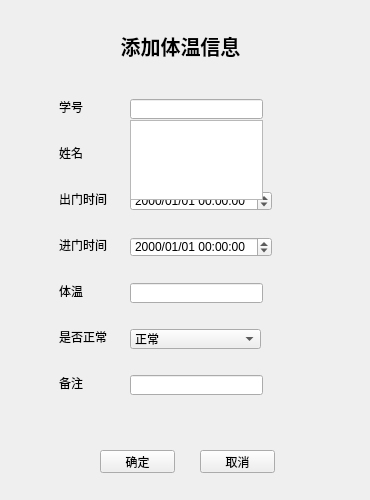
<?xml version="1.0" encoding="UTF-8"?>
<ui version="4.0">
 <class>Admin_ModifyInfo</class>
 <widget class="QWidget" name="Admin_ModifyInfo">
  <property name="geometry">
   <rect>
    <x>0</x>
    <y>0</y>
    <width>370</width>
    <height>500</height>
   </rect>
  </property>
  <property name="windowTitle">
   <string>Form</string>
  </property>
  <widget class="QPushButton" name="pushButton_quit">
   <property name="geometry">
    <rect>
     <x>200</x>
     <y>450</y>
     <width>75</width>
     <height>23</height>
    </rect>
   </property>
   <property name="text">
    <string>取消</string>
   </property>
  </widget>
  <widget class="QWidget" name="widget" native="true">
   <property name="geometry">
    <rect>
     <x>50</x>
     <y>70</y>
     <width>291</width>
     <height>361</height>
    </rect>
   </property>
   <widget class="QDateTimeEdit" name="dateTimeEdit_2">
    <property name="geometry">
     <rect>
      <x>80</x>
      <y>167</y>
      <width>142</width>
      <height>20</height>
     </rect>
    </property>
    <property name="displayFormat">
     <string>yyyy/MM/dd HH:mm:ss</string>
    </property>
   </widget>
   <widget class="QLabel" name="label_5">
    <property name="geometry">
     <rect>
      <x>9</x>
      <y>167</y>
      <width>48</width>
      <height>16</height>
     </rect>
    </property>
    <property name="text">
     <string>进门时间</string>
    </property>
   </widget>
   <widget class="QLabel" name="label_2">
    <property name="geometry">
     <rect>
      <x>9</x>
      <y>29</y>
      <width>24</width>
      <height>16</height>
     </rect>
    </property>
    <property name="text">
     <string>学号</string>
    </property>
   </widget>
   <widget class="QComboBox" name="comboBox">
    <property name="geometry">
     <rect>
      <x>80</x>
      <y>259</y>
      <width>131</width>
      <height>20</height>
     </rect>
    </property>
    <item>
     <property name="text">
      <string>正常</string>
     </property>
    </item>
    <item>
     <property name="text">
      <string>不正常</string>
     </property>
    </item>
   </widget>
   <widget class="QLabel" name="label_8">
    <property name="geometry">
     <rect>
      <x>9</x>
      <y>305</y>
      <width>24</width>
      <height>16</height>
     </rect>
    </property>
    <property name="text">
     <string>备注</string>
    </property>
   </widget>
   <widget class="QLineEdit" name="lineEdit_temp">
    <property name="geometry">
     <rect>
      <x>80</x>
      <y>213</y>
      <width>133</width>
      <height>20</height>
     </rect>
    </property>
   </widget>
   <widget class="QLineEdit" name="lineEdit_id">
    <property name="geometry">
     <rect>
      <x>80</x>
      <y>29</y>
      <width>133</width>
      <height>20</height>
     </rect>
    </property>
   </widget>
   <widget class="QDateTimeEdit" name="dateTimeEdit">
    <property name="geometry">
     <rect>
      <x>80</x>
      <y>121</y>
      <width>142</width>
      <height>20</height>
     </rect>
    </property>
    <property name="displayFormat">
     <string>yyyy/MM/dd HH:mm:ss</string>
    </property>
   </widget>
   <widget class="QLabel" name="label_3">
    <property name="geometry">
     <rect>
      <x>9</x>
      <y>75</y>
      <width>24</width>
      <height>16</height>
     </rect>
    </property>
    <property name="text">
     <string>姓名</string>
    </property>
   </widget>
   <widget class="QLineEdit" name="lineEdit_name">
    <property name="geometry">
     <rect>
      <x>80</x>
      <y>75</y>
      <width>133</width>
      <height>20</height>
     </rect>
    </property>
   </widget>
   <widget class="QLineEdit" name="lineEdit_remark">
    <property name="geometry">
     <rect>
      <x>80</x>
      <y>305</y>
      <width>133</width>
      <height>20</height>
     </rect>
    </property>
   </widget>
   <widget class="QLabel" name="label_6">
    <property name="geometry">
     <rect>
      <x>9</x>
      <y>213</y>
      <width>24</width>
      <height>16</height>
     </rect>
    </property>
    <property name="text">
     <string>体温</string>
    </property>
   </widget>
   <widget class="QLabel" name="label_4">
    <property name="geometry">
     <rect>
      <x>9</x>
      <y>121</y>
      <width>48</width>
      <height>16</height>
     </rect>
    </property>
    <property name="text">
     <string>出门时间</string>
    </property>
   </widget>
   <widget class="QLabel" name="label_7">
    <property name="geometry">
     <rect>
      <x>9</x>
      <y>259</y>
      <width>48</width>
      <height>16</height>
     </rect>
    </property>
    <property name="text">
     <string>是否正常</string>
    </property>
   </widget>
   <widget class="QListWidget" name="listWidget">
    <property name="geometry">
     <rect>
      <x>80</x>
      <y>50</y>
      <width>133</width>
      <height>80</height>
     </rect>
    </property>
   </widget>
   <widget class="QLabel" name="label_id">
    <property name="geometry">
     <rect>
      <x>220</x>
      <y>30</y>
      <width>61</width>
      <height>21</height>
     </rect>
    </property>
    <property name="text">
     <string/>
    </property>
   </widget>
  </widget>
  <widget class="QLabel" name="label_result">
   <property name="geometry">
    <rect>
     <x>0</x>
     <y>450</y>
     <width>91</width>
     <height>21</height>
    </rect>
   </property>
   <property name="text">
    <string/>
   </property>
  </widget>
  <widget class="QPushButton" name="pushButton_confirm">
   <property name="geometry">
    <rect>
     <x>100</x>
     <y>450</y>
     <width>75</width>
     <height>23</height>
    </rect>
   </property>
   <property name="text">
    <string>确定</string>
   </property>
  </widget>
  <widget class="QLabel" name="label">
   <property name="geometry">
    <rect>
     <x>100</x>
     <y>30</y>
     <width>161</width>
     <height>31</height>
    </rect>
   </property>
   <property name="font">
    <font>
     <pointsize>15</pointsize>
     <weight>75</weight>
     <bold>true</bold>
    </font>
   </property>
   <property name="text">
    <string>添加体温信息</string>
   </property>
   <property name="alignment">
    <set>Qt::AlignCenter</set>
   </property>
  </widget>
 </widget>
 <resources/>
 <connections/>
</ui>
